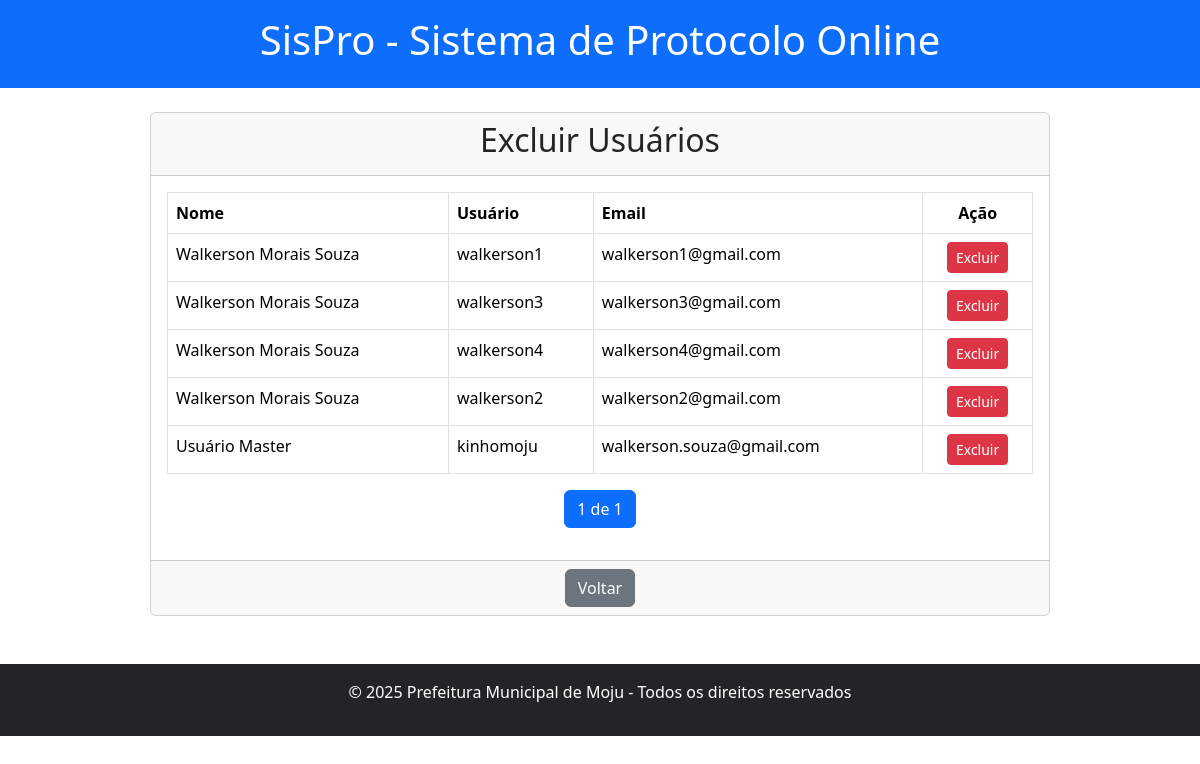
The app's page /usuarios/excluir/ (signed in) with its own data.
### usuarios/models.py (models this page shows, shortened)
class Usuario(AbstractUser):
    nome = models.CharField(max_length=100)  # Campo obrigatório
    tipo = models.CharField(
        max_length=2,
        choices=[('PJ', 'Pessoa Jurídica'), ('PF', 'Pessoa Física')],
        null=True,
        blank=True
    )
    is_master = models.BooleanField(default=False, verbose_name="É Master?")
    is_approved = models.BooleanField(default=False, verbose_name="Aprovado?")

### usuarios/views.py (the view)
# urls.py: path('excluir/', views.excluir_usuarios, name='excluir_usuarios'),
@login_required
def excluir_usuarios(request, user_id=None):
    if request.user.is_authenticated and request.user.is_master:
        usuarios = Usuario.objects.filter(is_approved=True).order_by('-id')  # Ordena do mais recente para o mais antigo
        paginator = Paginator(usuarios, 10)  # Exibir 10 usuários por página
        page_number = request.GET.get('page')
        usuarios_paginados = paginator.get_page(page_number)
        return render(request, 'usuarios/excluir_usuarios.html', {'usuarios_paginados': usuarios_paginados})
    return redirect('usuarios:login')

### usuarios/templates/usuarios/excluir_usuarios.html (shortened to what this page needs)
{% extends 'base_generic.html' %}
{% load static %}
{% block content %}
<div class="container mt-4">
    <div class="card mx-auto" style="max-width: 900px;">
        <div class="card-header text-center">
            <h2>Excluir Usuários</h2>
        </div>
        <div class="card-body">
            {% if usuarios_paginados %}
                <table class="table table-bordered">
                    <thead>
                        <tr>
                            <th>Nome</th>
                            <th>Usuário</th>
                            <th>Email</th>
                            <th class="text-center">Ação</th>
                        </tr>
                    </thead>
                    <tbody>
                        {% for usuario in usuarios_paginados %}
                        <tr>
                            <td>{{ usuario.nome }}</td>
                            <td>{{ usuario.username }}</td>
                            <td>{{ usuario.email }}</td>
                            <td class="text-center">
                                <button class="btn btn-danger btn-sm" data-bs-toggle="modal" data-bs-target="#confirmarExclusao{{ usuario.id }}">
                                    Excluir
                                </button>
                            </td>
                        </tr>
                        {% endfor %}
                    </tbody>
                </table>
                <nav>
                    <ul class="pagination justify-content-center">
                        <li class="page-item active">
                            <span class="page-link">{{ usuarios_paginados.number }} de {{ usuarios_paginados.paginator.num_pages }}</span>
                        </li>
                    </ul>
                </nav>
            {% else %}
                <p class="text-center">Nenhum usuário disponível para exclusão.</p>
            {% endif %}
        </div>
        <div class="card-footer text-center">
            <a href="{% url 'usuarios:dashboard_master' %}" class="btn btn-secondary">Voltar</a>
        </div>
    </div>
</div>
{% endblock %}

### records on screen
Usuario: nome "Walkerson Morais Souza", username "walkerson1", email "walkerson1@gmail.com"
Usuario: nome "Walkerson Morais Souza", username "walkerson3", email "walkerson3@gmail.com"
Usuario: nome "Walkerson Morais Souza", username "walkerson4", email "walkerson4@gmail.com"
Usuario: nome "Walkerson Morais Souza", username "walkerson2", email "walkerson2@gmail.com"
Usuario: nome "Usuário Master", username "kinhomoju", email "walkerson.souza@gmail.com"

### other values on screen
{{ usuarios_paginados.number }} "1"
{{ usuarios_paginados.paginator.num_pages }} "1"
